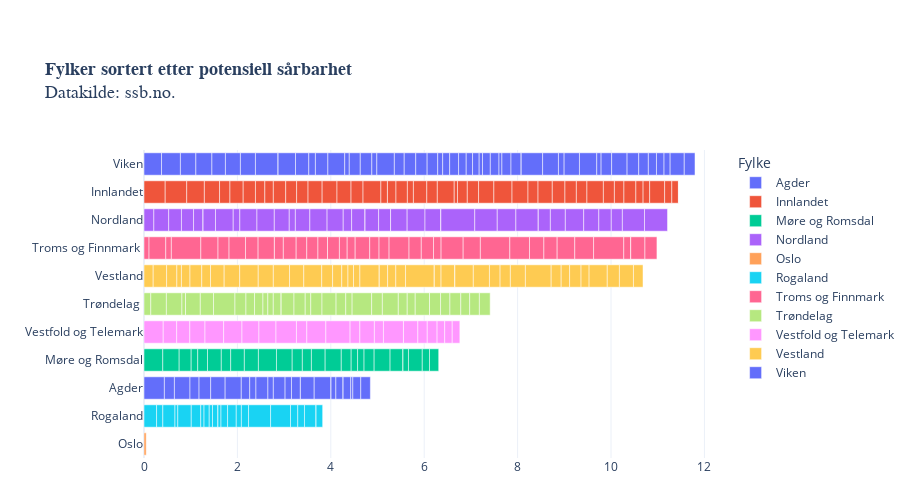

Notebook code for this chart:
### Code cell
fig = px.bar(data, 
             x='risk_score', y='Fylke', 
             orientation='h',
             category_orders={"Fylke": legend},
             height=500,
             title = "<b>Fylker sortert etter potensiell sårbarhet</b><br>Datakilde: ssb.no.",
             color='Fylke',
             #hover_name="Fylke",
             #hover_data=["Andel over 65 år"],
             template = "plotly_white", 
             #labels = {"Vekstrate": "daglig vekst (%)", "- 1 uke": "Daglig vekst for en uke siden", "text": "Dager før dobling med dagens vekst"},
            )


fig.layout.coloraxis.showscale = False

fig.update_layout(
    yaxis=dict(
        separatethousands=True,
        categoryorder = 'total ascending',
        title_text="",
        fixedrange=True,
    ), xaxis=dict(fixedrange=True,
                 title_text=""),
    title_font=dict(family="Helvetica", size=18),
        margin=dict(b=150)) #bottom margin

fig.update_layout(autosize=True,
    margin=dict(l=100, r=100, t=150, b=0),
    paper_bgcolor='rgba(0, 0, 0, 0)'
    #plot_bgcolor='rgb(248, 248, 255)'    
                 )

#plotly.offline.plot(fig, filename='COVID_moment_fylke.html')
#py.plot(fig, filename='COVID19_vekstmomentum_fylker.html', auto_open=False)
fig.show()

### Figure 1 — Plotly figure (JSON) as saved in the notebook; plotly's stock layout.template omitted (floating-point values rounded to 4 significant figures)
{"data": [{"alignmentgroup": "True", "hoverlabel": {"namelength": 0}, "hovertemplate": "Fylke=%{y}<br>risk_score=%{x}", "legendgroup": "Agder", "marker": {"color": "#636efa"}, "name": "Agder", "offsetgroup": "Agder", "orientation": "h", "showlegend": true, "textposition": "auto", "type": "bar", "x": [0.4364, 0.2147, 0.3337, 0.1941, 0.2489, 0.3096, 0.3456, 0.181, 0.1332, 0.256, 0.116, 0.252, 0.1366, 0.1915, 0, 0.2952, 0.3612, 0, 0.1028, 0.1559, 0, 0.1622, 0.04514, 0.1701, 0.2054], "xaxis": "x", "y": ["Agder", "Agder", "Agder", "Agder", "Agder", "Agder", "Agder", "Agder", "Agder", "Agder", "Agder", "Agder", "Agder", "Agder", "Agder", "Agder", "Agder", "Agder", "Agder", "Agder", "Agder", "Agder", "Agder", "Agder", "Agder"], "yaxis": "y"}, {"alignmentgroup": "True", "hoverlabel": {"namelength": 0}, "hovertemplate": "Fylke=%{y}<br>risk_score=%{x}", "legendgroup": "Innlandet", "marker": {"color": "#EF553B"}, "name": "Innlandet", "offsetgroup": "Innlandet", "orientation": "h", "showlegend": true, "textposition": "auto", "type": "bar", "x": [0.4539, 0.4611, 0.3774, 0.3253, 0.2228, 0.2834, 0.2626, 0.2008, 0.1821, 0.2648, 0.2341, 0.2444, 0.3017, 0.3182, 0.3006, 0.257, 0.3819, 0.1409, 0, 0.1824, 0.2441, 0.1293, 0.2865, 0.2252, 0.3622, 0.06984, 0.2101, 0.2417, 0.3268, 0.3891, 0.3423, 0.2147, 0.3052, 0.271, 0.2447, 0.226, 0.3525, 0.2357, 0.2041, 0.2555, 0.155, 0.1404, 0.3208, 0.1538, 0.142, 0], "xaxis": "x", "y": ["Innlandet", "Innlandet", "Innlandet", "Innlandet", "Innlandet", "Innlandet", "Innlandet", "Innlandet", "Innlandet", "Innlandet", "Innlandet", "Innlandet", "Innlandet", "Innlandet", "Innlandet", "Innlandet", "Innlandet", "Innlandet", "Innlandet", "Innlandet", "Innlandet", "Innlandet", "Innlandet", "Innlandet", "Innlandet", "Innlandet", "Innlandet", "Innlandet", "Innlandet", "Innlandet", "Innlandet", "Innlandet", "Innlandet", "Innlandet", "Innlandet", "Innlandet", "Innlandet", "Innlandet", "Innlandet", "Innlandet", "Innlandet", "Innlandet", "Innlandet", "Innlandet", "Innlandet", "Innlandet"], "yaxis": "y"}, {"alignmentgroup": "True", "hoverlabel": {"namelength": 0}, "hovertemplate": "Fylke=%{y}<br>risk_score=%{x}", "legendgroup": "Møre og Romsdal", "marker": {"color": "#00cc96"}, "name": "Møre og Romsdal", "offsetgroup": "Møre og Romsdal", "orientation": "h", "showlegend": true, "textposition": "auto", "type": "bar", "x": [0.4022, 0.3508, 0.2572, 0.1403, 0.2093, 0.2956, 0.2011, 0.2925, 0.3014, 0.3865, 0.3365, 0.2176, 0.194, 0.2941, 0.3454, 0.2118, 0.1376, 0.1382, 0.2159, 0.3414, 0.2774, 0, 0.1164, 0.2955, 0.1546, 0.1972], "xaxis": "x", "y": ["Møre og Romsdal", "Møre og Romsdal", "Møre og Romsdal", "Møre og Romsdal", "Møre og Romsdal", "Møre og Romsdal", "Møre og Romsdal", "Møre og Romsdal", "Møre og Romsdal", "Møre og Romsdal", "Møre og Romsdal", "Møre og Romsdal", "Møre og Romsdal", "Møre og Romsdal", "Møre og Romsdal", "Møre og Romsdal", "Møre og Romsdal", "Møre og Romsdal", "Møre og Romsdal", "Møre og Romsdal", "Møre og Romsdal", "Møre og Romsdal", "Møre og Romsdal", "Møre og Romsdal", "Møre og Romsdal", "Møre og Romsdal"], "yaxis": "y"}, {"alignmentgroup": "True", "hoverlabel": {"namelength": 0}, "hovertemplate": "Fylke=%{y}<br>risk_score=%{x}", "legendgroup": "Nordland", "marker": {"color": "#ab63fa"}, "name": "Nordland", "offsetgroup": "Nordland", "orientation": "h", "showlegend": true, "textposition": "auto", "type": "bar", "x": [0.2107, null, 0.318, 0.2734, 0.2593, 0.2041, 0, 0.2656, 0.3794, 0.1417, 0.3668, 0.3714, 0.32, 0.1306, 0.3103, 0.369, 0.3456, 0.1802, 0.2878, 0, 0.2899, 0.2561, 0, 0.3548, 0.3826, 0.3397, 0, 0.7256, 0.4814, 0.3992, 0.4803, 0, 0.2581, 0.3203, 0.3934, 0.3236, 0.2669, 0.2374, 0.4741, 0.4927, null], "xaxis": "x", "y": ["Nordland", "Nordland", "Nordland", "Nordland", "Nordland", "Nordland", "Nordland", "Nordland", "Nordland", "Nordland", "Nordland", "Nordland", "Nordland", "Nordland", "Nordland", "Nordland", "Nordland", "Nordland", "Nordland", "Nordland", "Nordland", "Nordland", "Nordland", "Nordland", "Nordland", "Nordland", "Nordland", "Nordland", "Nordland", "Nordland", "Nordland", "Nordland", "Nordland", "Nordland", "Nordland", "Nordland", "Nordland", "Nordland", "Nordland", "Nordland", "Nordland"], "yaxis": "y"}, {"alignmentgroup": "True", "hoverlabel": {"namelength": 0}, "hovertemplate": "Fylke=%{y}<br>risk_score=%{x}", "legendgroup": "Oslo", "marker": {"color": "#FFA15A"}, "name": "Oslo", "offsetgroup": "Oslo", "orientation": "h", "showlegend": true, "textposition": "auto", "type": "bar", "x": [0.04737], "xaxis": "x", "y": ["Oslo"], "yaxis": "y"}, {"alignmentgroup": "True", "hoverlabel": {"namelength": 0}, "hovertemplate": "Fylke=%{y}<br>risk_score=%{x}", "legendgroup": "Rogaland", "marker": {"color": "#19d3f3"}, "name": "Rogaland", "offsetgroup": "Rogaland", "orientation": "h", "showlegend": true, "textposition": "auto", "type": "bar", "x": [0.2692, 0.1339, 0.2602, 0.06067, 0.2879, 0.2034, 0.07052, 0.1109, 0.07008, 0.1185, 0, 0.06381, 0.1412, 0.1852, 0.1099, 0.1537, 0.4716, 0.4265, 0.1559, 0.1434, 0.2489, 0, 0.1405], "xaxis": "x", "y": ["Rogaland", "Rogaland", "Rogaland", "Rogaland", "Rogaland", "Rogaland", "Rogaland", "Rogaland", "Rogaland", "Rogaland", "Rogaland", "Rogaland", "Rogaland", "Rogaland", "Rogaland", "Rogaland", "Rogaland", "Rogaland", "Rogaland", "Rogaland", "Rogaland", "Rogaland", "Rogaland"], "yaxis": "y"}, {"alignmentgroup": "True", "hoverlabel": {"namelength": 0}, "hovertemplate": "Fylke=%{y}<br>risk_score=%{x}", "legendgroup": "Troms og Finnmark ", "marker": {"color": "#FF6692"}, "name": "Troms og Finnmark ", "offsetgroup": "Troms og Finnmark ", "orientation": "h", "showlegend": true, "textposition": "auto", "type": "bar", "x": [0.1079, 0.3585, 0.1192, 0.6311, 0.3686, 0.2362, 0.3526, 0.2691, 0.3497, 0, 0.1907, 0.2746, 0.2274, 0.2394, 0.2046, 0, 0.2547, 0.1665, 0.1711, 0.3116, 0.1998, 0.2151, 0.4272, 0.2621, 0.2622, 0.1617, 0.4727, 0.3684, 0.6308, 0.4216, 0.3077, 0.2841, 0.3777, 0.4025, 0.6465, 0.1496, 0, 0.3036, 0.257], "xaxis": "x", "y": ["Troms og Finnmark ", "Troms og Finnmark ", "Troms og Finnmark ", "Troms og Finnmark ", "Troms og Finnmark ", "Troms og Finnmark ", "Troms og Finnmark ", "Troms og Finnmark ", "Troms og Finnmark ", "Troms og Finnmark ", "Troms og Finnmark ", "Troms og Finnmark ", "Troms og Finnmark ", "Troms og Finnmark ", "Troms og Finnmark ", "Troms og Finnmark ", "Troms og Finnmark ", "Troms og Finnmark ", "Troms og Finnmark ", "Troms og Finnmark ", "Troms og Finnmark ", "Troms og Finnmark ", "Troms og Finnmark ", "Troms og Finnmark ", "Troms og Finnmark ", "Troms og Finnmark ", "Troms og Finnmark ", "Troms og Finnmark ", "Troms og Finnmark ", "Troms og Finnmark ", "Troms og Finnmark ", "Troms og Finnmark ", "Troms og Finnmark ", "Troms og Finnmark ", "Troms og Finnmark ", "Troms og Finnmark ", "Troms og Finnmark ", "Troms og Finnmark ", "Troms og Finnmark "], "yaxis": "y"}, {"alignmentgroup": "True", "hoverlabel": {"namelength": 0}, "hovertemplate": "Fylke=%{y}<br>risk_score=%{x}", "legendgroup": "Trøndelag ", "marker": {"color": "#B6E880"}, "name": "Trøndelag ", "offsetgroup": "Trøndelag ", "orientation": "h", "showlegend": true, "textposition": "auto", "type": "bar", "x": [0.1454, 0.3338, 0.3327, 0.07675, 0, 0.3172, 0.283, 0.4593, 0.235, 0.184, 0.1798, 0.1048, 0.1169, 0.1693, 0, 0.2742, 0.2401, 0.1187, 0.2411, 0.3009, 0.2075, 0.136, 0.4185, 0.2291, 0.3418, 0.1907, 0.1711, 0.3061, 0, 0.237, 0.2, null, null, 0.2329, 0.1904, null, 0.2076, 0.2312], "xaxis": "x", "y": ["Trøndelag ", "Trøndelag ", "Trøndelag ", "Trøndelag ", "Trøndelag ", "Trøndelag ", "Trøndelag ", "Trøndelag ", "Trøndelag ", "Trøndelag ", "Trøndelag ", "Trøndelag ", "Trøndelag ", "Trøndelag ", "Trøndelag ", "Trøndelag ", "Trøndelag ", "Trøndelag ", "Trøndelag ", "Trøndelag ", "Trøndelag ", "Trøndelag ", "Trøndelag ", "Trøndelag ", "Trøndelag ", "Trøndelag ", "Trøndelag ", "Trøndelag ", "Trøndelag ", "Trøndelag ", "Trøndelag ", "Trøndelag ", "Trøndelag ", "Trøndelag ", "Trøndelag ", "Trøndelag ", "Trøndelag ", "Trøndelag "], "yaxis": "y"}, {"alignmentgroup": "True", "hoverlabel": {"namelength": 0}, "hovertemplate": "Fylke=%{y}<br>risk_score=%{x}", "legendgroup": "Vestfold og Telemark", "marker": {"color": "#FF97FF"}, "name": "Vestfold og Telemark", "offsetgroup": "Vestfold og Telemark", "orientation": "h", "showlegend": true, "textposition": "auto", "type": "bar", "x": [0.4116, 0.2882, 0.2808, 0.3253, 0.3991, 0.3928, 0.3634, 0.365, 0.4379, 0.2221, 0.4079, 0.5184, 0.2092, 0.3111, 0.194, 0.4292, 0, 0.3076, 0.2014, 0.2106, 0.1628, 0.1615, 0.1628], "xaxis": "x", "y": ["Vestfold og Telemark", "Vestfold og Telemark", "Vestfold og Telemark", "Vestfold og Telemark", "Vestfold og Telemark", "Vestfold og Telemark", "Vestfold og Telemark", "Vestfold og Telemark", "Vestfold og Telemark", "Vestfold og Telemark", "Vestfold og Telemark", "Vestfold og Telemark", "Vestfold og Telemark", "Vestfold og Telemark", "Vestfold og Telemark", "Vestfold og Telemark", "Vestfold og Telemark", "Vestfold og Telemark", "Vestfold og Telemark", "Vestfold og Telemark", "Vestfold og Telemark", "Vestfold og Telemark", "Vestfold og Telemark"], "yaxis": "y"}, {"alignmentgroup": "True", "hoverlabel": {"namelength": 0}, "hovertemplate": "Fylke=%{y}<br>risk_score=%{x}", "legendgroup": "Vestland", "marker": {"color": "#FECB52"}, "name": "Vestland", "offsetgroup": "Vestland", "orientation": "h", "showlegend": true, "textposition": "auto", "type": "bar", "x": [0.1969, 0.2874, 0.219, 0.09811, 0.1833, 0.2521, 0.1876, 0.2923, 0.3322, 0.3972, 0.3233, 0.3469, 0.3048, 0.3846, 0.2326, 0.1959, 0.1331, 0.1193, 0.1362, 0.4157, 0, 0.1784, 0.1747, 0.2091, 0.6162, 0, 0.1437, 0.2964, 0, 0.3944, 0.3453, 0.2279, 0.22, 0.3222, 0.5518, 0.2143, 0.1802, 0.2452, 0.1724, 0.389, 0.2602, 0.3006, 0.2047], "xaxis": "x", "y": ["Vestland", "Vestland", "Vestland", "Vestland", "Vestland", "Vestland", "Vestland", "Vestland", "Vestland", "Vestland", "Vestland", "Vestland", "Vestland", "Vestland", "Vestland", "Vestland", "Vestland", "Vestland", "Vestland", "Vestland", "Vestland", "Vestland", "Vestland", "Vestland", "Vestland", "Vestland", "Vestland", "Vestland", "Vestland", "Vestland", "Vestland", "Vestland", "Vestland", "Vestland", "Vestland", "Vestland", "Vestland", "Vestland", "Vestland", "Vestland", "Vestland", "Vestland", "Vestland"], "yaxis": "y"}, {"alignmentgroup": "True", "hoverlabel": {"namelength": 0}, "hovertemplate": "Fylke=%{y}<br>risk_score=%{x}", "legendgroup": "Viken", "marker": {"color": "#636efa"}, "name": "Viken", "offsetgroup": "Viken", "orientation": "h", "showlegend": true, "textposition": "auto", "type": "bar", "x": [0.3753, 0.4044, 0.3311, 0.3436, 0.2893, 0.3209, 0.322, 0.4857, 0, 0.372, 0.2846, 0.1417, 0.2667, 0.3606, 0.09778, 0.2355, 0.2473, 0.1073, 0.375, 0.2114, 0.2466, 0.2441, 0.2266, 0.1061, 0.1496, 0.1909, 0.1634, 0.1358, 0.1417, 0.07189, 0.1669, 0.1857, 0.06254, 0.1946, 0.219, 0, 0.4578, 0.3393, 0.1214, 0.3284, 0.3704, 0.09309, 0.2258, 0.3305, 0.2493, 0.2062, 0.1738, 0.1621, 0.1306, 0.3023, 0.2301], "xaxis": "x", "y": ["Viken", "Viken", "Viken", "Viken", "Viken", "Viken", "Viken", "Viken", "Viken", "Viken", "Viken", "Viken", "Viken", "Viken", "Viken", "Viken", "Viken", "Viken", "Viken", "Viken", "Viken", "Viken", "Viken", "Viken", "Viken", "Viken", "Viken", "Viken", "Viken", "Viken", "Viken", "Viken", "Viken", "Viken", "Viken", "Viken", "Viken", "Viken", "Viken", "Viken", "Viken", "Viken", "Viken", "Viken", "Viken", "Viken", "Viken", "Viken", "Viken", "Viken", "Viken"], "yaxis": "y"}], "layout": {"autosize": true, "barmode": "relative", "coloraxis": {"showscale": false}, "height": 500, "legend": {"title": {"text": "Fylke"}, "tracegroupgap": 0}, "margin": {"b": 0, "l": 100, "r": 100, "t": 150}, "paper_bgcolor": "rgba(0, 0, 0, 0)", "title": {"font": {"family": "Helvetica", "size": 18}, "text": "<b>Fylker sortert etter potensiell sårbarhet</b><br>Datakilde: ssb.no."}, "xaxis": {"anchor": "y", "domain": [0, 1], "fixedrange": true, "title": {"text": ""}}, "yaxis": {"anchor": "x", "categoryarray": ["Viken", "Vestland", "Vestfold og Telemark", "Trøndelag ", "Troms og Finnmark ", "Rogaland", "Oslo", "Nordland", "Møre og Romsdal", "Innlandet", "Agder"], "categoryorder": "total ascending", "domain": [0, 1], "fixedrange": true, "separatethousands": true, "title": {"text": ""}}}}
